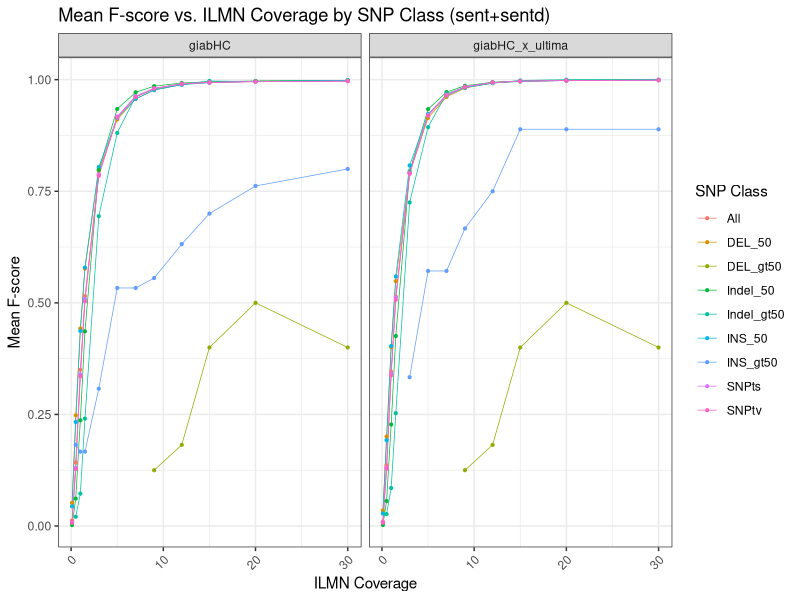

Source code (R):
library(ggplot2)
library(dplyr)


d<-read.csv('./giab_all_downsampled_proc.tsv',sep='\t',header=TRUE)

# Prepare the data
d_filtered <- d %>%
  filter(
    CmpFootprint %in% c('giabHC', 'giabHC_x_ultima'),
    ILMN_cov > 0,
    paste0(Aligner, "+", SNVCaller) == 'sent+sentd'
  ) %>%
  group_by(CmpFootprint, SNPClass, ILMN_cov) %>%
  summarize(mean_Fscore = mean(Fscore, na.rm=TRUE)) %>%
  ungroup()

# Create line plot
ggplot(d_filtered, aes(x = ILMN_cov, y = mean_Fscore, color = SNPClass)) +
  geom_line(size=0.25) +
  geom_point(size=0.75) +
  facet_wrap(~CmpFootprint) +
  labs(
    x = "ILMN Coverage",
    y = "Mean F-score",
    title = "Mean F-score vs. ILMN Coverage by SNP Class (sent+sentd)",
    color = "SNP Class"
  ) +
  theme_bw() +
  theme(axis.text.x = element_text(angle = 45, hjust = 1))
